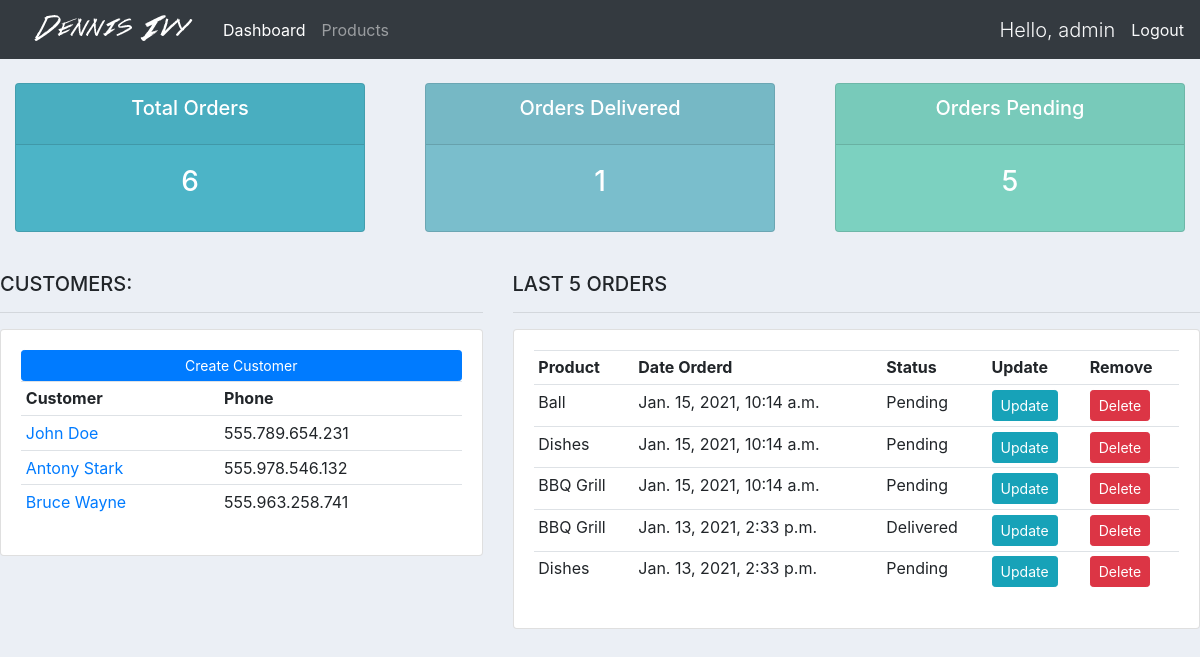
The app's page / (signed in) with its own data.
### accounts/models/customer.py (models this page shows)
class Customer(models.Model):
    name = models.CharField(max_length=200, null=True)
    phone = models.CharField(max_length=20, null=True)
    email = models.CharField(max_length=50, null=True)
    date_created = models.DateTimeField(auto_now_add=True)
    def __str__(self):
        return self.name

### accounts/models/order.py (models this page shows, shortened)
class Order(models.Model):
    STATUS = (
        ('Pending', 'Pending'),
        ('Out of delivery', 'Out of delivery'),
        ('Delivered', 'Delivered'),
    )
    status = models.CharField(max_length=25, null=True, choices=STATUS)
    customer = models.ForeignKey(Customer, on_delete=models.SET_NULL, null=True)
    product = models.ForeignKey(Product, on_delete=models.SET_NULL, null=True)
    notes = models.CharField(max_length=200, null=True, blank=True)
    date_created = models.DateTimeField(auto_now_add=True, null=True)

### accounts/models/product.py (models this page shows)
class Product(models.Model):
    CATEGORIES = (
        ('Indoor', 'Indoor'),
        ('Out Door', 'Out Door'),
    )
    name = models.CharField(max_length=200, null=True)
    price = models.FloatField(null=True)
    category = models.CharField(max_length=200, null=True, choices=CATEGORIES)
    description = models.CharField(max_length=200, null=True, blank=True)
    tag = models.ManyToManyField(Tag)
    date_created = models.DateTimeField(auto_now_add=True, null=True)
    def __str__(self):
        return self.name

### accounts/views.py (the view)
# urls.py: path('', views.dashboard, name='dashboard'),
@login_required(login_url='login')
def dashboard(request):
    customers = Customer.objects.all()
    orders = Order.objects.all()
    total_orders = orders.count()
    total_pending_orders = orders.filter(status='Pending').count()
    total_delivered_orders = orders.filter(status='Delivered').count()
    context = {
        'customers': customers,
        'orders': orders.order_by('-date_created')[:5],
        'total_orders': total_orders,
        'total_pending_orders': total_pending_orders,
        'total_delivered_orders': total_delivered_orders,
    }
    return render(request, 'pages/dashboard.html', context)

### accounts/templates/pages/dashboard.html (shortened to what this page needs)
{% extends 'base.html' %}
{% block content %}
{% include 'partials/_status.html' %}
<br>
<div class="row">
    <div class="col-md-5">
        <h5>CUSTOMERS:</h5>
        <hr>
        <div class="card card-body">
            <a
                href=""
                class="btn btn-primary  btn-sm btn-block"
            >Create Customer</a>
            <table class="table table-sm">
                <tr>
                    <th>Customer</th>
                    <th>Phone</th>
                </tr>
                {% for customer in customers %}
                <tr>
                    <td><a href="{% url 'customer' customer.id %}">{{customer}}</a></td>
                    <td>{{customer.phone}}</td>
                </tr>
                {% endfor %}
            </table>
        </div>
    </div>
    <div class="col-md-7">
        <h5>LAST 5 ORDERS</h5>
        <hr>
        <div class="card card-body">
            <table class="table table-sm">
                <tr>
                    <th>Product</th>
                    <th>Date Orderd</th>
                    <th>Status</th>
                    <th>Update</th>
                    <th>Remove</th>
                </tr>
                {% for order in orders %}
                <tr>
                    <td>{{order.product}}</td>
                    <td>{{order.date_created}}</td>
                    <td>{{order.status}}</td>
                    <td>
                        <a
                            href="{% url 'update_order' order.id %}"
                            class="btn btn-sm btn-info"
                        >Update</a>
                    </td>
                    <td>
                        <a
                            href="{% url 'delete_order' order.id %}"
                            class="btn btn-sm btn-danger"
                        >Delete</a>
                    </td>
                </tr>
                {% endfor %}
            </table>
        </div>
    </div>
</div>
{% endblock content %}

### accounts/templates/partials/_navbar.html (shortened to what this page needs)
{% load static %}
<nav class="navbar navbar-expand-lg navbar-dark bg-dark">
    <img src="{% static 'images/logo.png' %}" alt="imagem escrito Dennis Ivy com uma fonte diferente">
    <div class="collapse navbar-collapse" id="navbarNav">
      <ul class="navbar-nav">
        <li class="nav-item active">
          <a class="nav-link" href="{% url 'dashboard' %}">Dashboard</a>
        </li>
        <li class="nav-item">
          <a class="nav-link" href="{% url 'products' %}">Products</a>
        </li>
      </ul>
    </div>
    <span class="text-light lead">Hello, {{request.user}}</span>
    <a href="{% url 'logout' %}" class="ml-3 text-light">Logout</a>
</nav>

### static/css/main.css (style rules this page uses)
body { background-color: #ebeff5; }

### records on screen
Customer: name "John Doe", phone "555.789.654.231"
Customer: name "Antony Stark", phone "555.978.546.132"
Customer: name "Bruce Wayne", phone "555.963.258.741"
Order: product "Ball", date_created "Jan. 15, 2021, 10:14 a.m.", status "Pending"
Order: product "Dishes", date_created "Jan. 15, 2021, 10:14 a.m.", status "Pending"
Order: product "BBQ Grill", date_created "Jan. 15, 2021, 10:14 a.m.", status "Pending"
Order: product "BBQ Grill", date_created "Jan. 13, 2021, 2:33 p.m.", status "Delivered"
Order: product "Dishes", date_created "Jan. 13, 2021, 2:33 p.m.", status "Pending"

### other values on screen
{{ request.user }} "admin"
{{ total_orders }} "6"
{{ total_delivered_orders }} "1"
{{ total_pending_orders }} "5"
